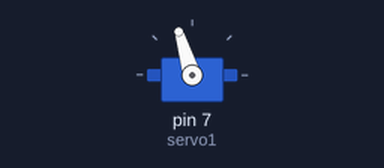
This sketch was run on a simulated Arduino Uno, built with avr-gcc and run on an emulated ATmega328P. Shown: servo.

Above: at 0.05 s.
At 4.0 s:
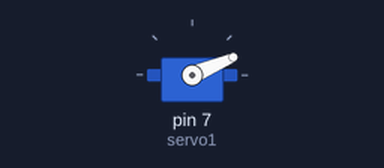
Timing chart, 0 to 7.8 s (numbered marks = the images above):
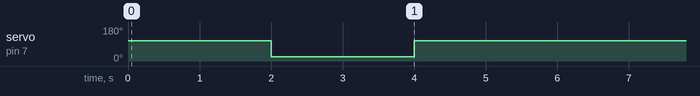

The sketch:

servo1.ino
```cpp
#include <Servo.h>


//Servo servo1;
Servo servo1;
//Servo myservo2;
//int pos = 0;
//int deg1 = 180;
//int deg2 = 250;

void setup() {
  servo1.attach(7);

}

void loop() {
  servo1.write(107);
  delay(2000);
  servo1.write(23);
  delay(2000);
  servo1.write(107);
  delay(2000);
}
```

Measured:
- by itself, servo on pin 7 (servo1): alternates 107° for 4.0 s and 23° for 2.0 s
